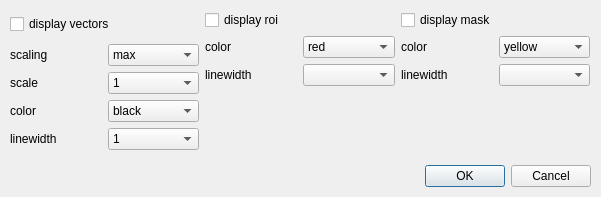
<?xml version="1.0" encoding="UTF-8"?>
<ui version="4.0">
 <class>Dialog</class>
 <widget class="QDialog" name="Dialog">
  <property name="geometry">
   <rect>
    <x>0</x>
    <y>0</y>
    <width>601</width>
    <height>197</height>
   </rect>
  </property>
  <property name="windowTitle">
   <string>Dialog</string>
  </property>
  <widget class="QDialogButtonBox" name="buttonBox">
   <property name="geometry">
    <rect>
     <x>20</x>
     <y>160</y>
     <width>571</width>
     <height>32</height>
    </rect>
   </property>
   <property name="orientation">
    <enum>Qt::Horizontal</enum>
   </property>
   <property name="standardButtons">
    <set>QDialogButtonBox::Cancel|QDialogButtonBox::Ok</set>
   </property>
  </widget>
  <widget class="QWidget" name="">
   <property name="geometry">
    <rect>
     <x>10</x>
     <y>10</y>
     <width>580</width>
     <height>145</height>
    </rect>
   </property>
   <layout class="QHBoxLayout" name="horizontalLayout">
    <item>
     <layout class="QVBoxLayout" name="verticalLayout">
      <item>
       <widget class="QCheckBox" name="checkBox">
        <property name="text">
         <string>display vectors</string>
        </property>
       </widget>
      </item>
      <item>
       <layout class="QGridLayout" name="gridLayout">
        <item row="0" column="0">
         <widget class="QLabel" name="label">
          <property name="text">
           <string>scaling</string>
          </property>
         </widget>
        </item>
        <item row="0" column="1">
         <widget class="QComboBox" name="comboBox">
          <item>
           <property name="text">
            <string>max</string>
           </property>
          </item>
          <item>
           <property name="text">
            <string>manual</string>
           </property>
          </item>
         </widget>
        </item>
        <item row="1" column="0">
         <widget class="QLabel" name="label_3">
          <property name="text">
           <string>scale</string>
          </property>
         </widget>
        </item>
        <item row="1" column="1">
         <widget class="QComboBox" name="comboBox_3">
          <item>
           <property name="text">
            <string>1</string>
           </property>
          </item>
          <item>
           <property name="text">
            <string>2</string>
           </property>
          </item>
          <item>
           <property name="text">
            <string>3</string>
           </property>
          </item>
          <item>
           <property name="text">
            <string>4</string>
           </property>
          </item>
          <item>
           <property name="text">
            <string>5</string>
           </property>
          </item>
          <item>
           <property name="text">
            <string>6</string>
           </property>
          </item>
          <item>
           <property name="text">
            <string>7</string>
           </property>
          </item>
          <item>
           <property name="text">
            <string>8</string>
           </property>
          </item>
          <item>
           <property name="text">
            <string>9</string>
           </property>
          </item>
          <item>
           <property name="text">
            <string>10</string>
           </property>
          </item>
         </widget>
        </item>
        <item row="2" column="0">
         <widget class="QLabel" name="label_2">
          <property name="text">
           <string>color</string>
          </property>
         </widget>
        </item>
        <item row="2" column="1">
         <widget class="QComboBox" name="comboBox_2">
          <item>
           <property name="text">
            <string>black</string>
           </property>
          </item>
          <item>
           <property name="text">
            <string>white</string>
           </property>
          </item>
          <item>
           <property name="text">
            <string>red</string>
           </property>
          </item>
          <item>
           <property name="text">
            <string>blue</string>
           </property>
          </item>
          <item>
           <property name="text">
            <string>green</string>
           </property>
          </item>
          <item>
           <property name="text">
            <string>yellow</string>
           </property>
          </item>
          <item>
           <property name="text">
            <string>orange</string>
           </property>
          </item>
         </widget>
        </item>
        <item row="3" column="0">
         <widget class="QLabel" name="label_8">
          <property name="text">
           <string>linewidth</string>
          </property>
         </widget>
        </item>
        <item row="3" column="1">
         <widget class="QComboBox" name="comboBox_8">
          <property name="currentIndex">
           <number>3</number>
          </property>
          <item>
           <property name="text">
            <string>0.25</string>
           </property>
          </item>
          <item>
           <property name="text">
            <string>0.5</string>
           </property>
          </item>
          <item>
           <property name="text">
            <string>0.75</string>
           </property>
          </item>
          <item>
           <property name="text">
            <string>1</string>
           </property>
          </item>
          <item>
           <property name="text">
            <string>1.25</string>
           </property>
          </item>
          <item>
           <property name="text">
            <string>1.5</string>
           </property>
          </item>
          <item>
           <property name="text">
            <string>1.75</string>
           </property>
          </item>
          <item>
           <property name="text">
            <string>2</string>
           </property>
          </item>
         </widget>
        </item>
       </layout>
      </item>
     </layout>
    </item>
    <item>
     <layout class="QVBoxLayout" name="verticalLayout_2">
      <item>
       <widget class="QCheckBox" name="checkBox_2">
        <property name="text">
         <string>display roi</string>
        </property>
       </widget>
      </item>
      <item>
       <layout class="QGridLayout" name="gridLayout_2">
        <item row="0" column="1">
         <widget class="QComboBox" name="comboBox_4">
          <property name="currentIndex">
           <number>2</number>
          </property>
          <item>
           <property name="text">
            <string>black</string>
           </property>
          </item>
          <item>
           <property name="text">
            <string>white</string>
           </property>
          </item>
          <item>
           <property name="text">
            <string>red</string>
           </property>
          </item>
          <item>
           <property name="text">
            <string>blue</string>
           </property>
          </item>
          <item>
           <property name="text">
            <string>green</string>
           </property>
          </item>
          <item>
           <property name="text">
            <string>yellow</string>
           </property>
          </item>
          <item>
           <property name="text">
            <string>orange</string>
           </property>
          </item>
         </widget>
        </item>
        <item row="0" column="0">
         <widget class="QLabel" name="label_4">
          <property name="text">
           <string>color</string>
          </property>
         </widget>
        </item>
        <item row="1" column="1">
         <widget class="QComboBox" name="comboBox_7"/>
        </item>
        <item row="1" column="0">
         <widget class="QLabel" name="label_5">
          <property name="text">
           <string>linewidth</string>
          </property>
         </widget>
        </item>
        <item row="2" column="1">
         <spacer name="verticalSpacer_2">
          <property name="orientation">
           <enum>Qt::Vertical</enum>
          </property>
          <property name="sizeHint" stdset="0">
           <size>
            <width>20</width>
            <height>40</height>
           </size>
          </property>
         </spacer>
        </item>
       </layout>
      </item>
     </layout>
    </item>
    <item>
     <layout class="QVBoxLayout" name="verticalLayout_3">
      <item>
       <widget class="QCheckBox" name="checkBox_3">
        <property name="text">
         <string>display mask</string>
        </property>
       </widget>
      </item>
      <item>
       <layout class="QGridLayout" name="gridLayout_3">
        <item row="0" column="0">
         <widget class="QLabel" name="label_7">
          <property name="text">
           <string>color</string>
          </property>
         </widget>
        </item>
        <item row="0" column="1">
         <widget class="QComboBox" name="comboBox_5">
          <property name="currentIndex">
           <number>5</number>
          </property>
          <item>
           <property name="text">
            <string>black</string>
           </property>
          </item>
          <item>
           <property name="text">
            <string>white</string>
           </property>
          </item>
          <item>
           <property name="text">
            <string>red</string>
           </property>
          </item>
          <item>
           <property name="text">
            <string>blue</string>
           </property>
          </item>
          <item>
           <property name="text">
            <string>green</string>
           </property>
          </item>
          <item>
           <property name="text">
            <string>yellow</string>
           </property>
          </item>
          <item>
           <property name="text">
            <string>orange</string>
           </property>
          </item>
         </widget>
        </item>
        <item row="1" column="0">
         <widget class="QLabel" name="label_6">
          <property name="text">
           <string>linewidth</string>
          </property>
         </widget>
        </item>
        <item row="1" column="1">
         <widget class="QComboBox" name="comboBox_6"/>
        </item>
        <item row="2" column="1">
         <spacer name="verticalSpacer">
          <property name="orientation">
           <enum>Qt::Vertical</enum>
          </property>
          <property name="sizeHint" stdset="0">
           <size>
            <width>20</width>
            <height>40</height>
           </size>
          </property>
         </spacer>
        </item>
       </layout>
      </item>
     </layout>
    </item>
   </layout>
  </widget>
 </widget>
 <resources/>
 <connections>
  <connection>
   <sender>buttonBox</sender>
   <signal>accepted()</signal>
   <receiver>Dialog</receiver>
   <slot>accept()</slot>
   <hints>
    <hint type="sourcelabel">
     <x>248</x>
     <y>254</y>
    </hint>
    <hint type="destinationlabel">
     <x>157</x>
     <y>274</y>
    </hint>
   </hints>
  </connection>
  <connection>
   <sender>buttonBox</sender>
   <signal>rejected()</signal>
   <receiver>Dialog</receiver>
   <slot>reject()</slot>
   <hints>
    <hint type="sourcelabel">
     <x>316</x>
     <y>260</y>
    </hint>
    <hint type="destinationlabel">
     <x>286</x>
     <y>274</y>
    </hint>
   </hints>
  </connection>
 </connections>
</ui>
